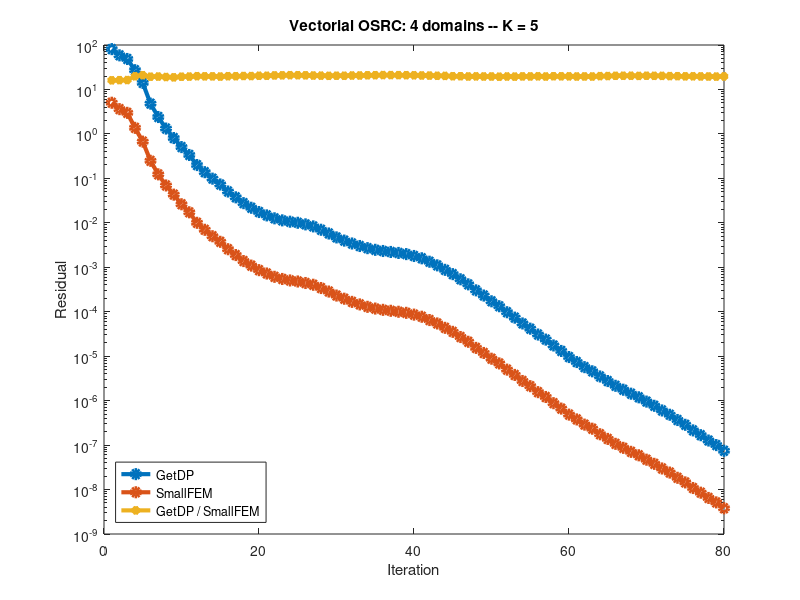

Here is the MATLAB script that generated this plot:
%%%%%%%%%%%%%%%%%%%%%%%%%%%%%%%
%% GetDP vs SmallFEM         %%
%% Vectorial OSRC: 4 domains %%
%% K = 5                     %%
%%%%%%%%%%%%%%%%%%%%%%%%%%%%%%%

clear all;
close all;

getdp = ...
    [
        8.074052888114e+01
        5.854450379978e+01
        4.847226380087e+01
        2.711903317603e+01
        1.404929094389e+01
        4.795620917781e+00
        2.399736949100e+00
        1.318563505668e+00
        8.073962544727e-01
        5.054213146603e-01
        3.358908151167e-01
        1.992707302535e-01
        1.377351340290e-01
        9.852786294699e-02
        7.293091523118e-02
        5.062912766782e-02
        3.743905252999e-02
        2.769765533846e-02
        2.182073811755e-02
        1.748957637286e-02
        1.468875591054e-02
        1.262805347282e-02
        1.135897952824e-02
        1.060236607605e-02
        1.002653880076e-02
        9.228196308493e-03
        8.312024355137e-03
        6.981088388394e-03
        5.753568241856e-03
        4.695918328888e-03
        3.983443593140e-03
        3.428105683171e-03
        3.009378998470e-03
        2.692583585572e-03
        2.469938534316e-03
        2.324060980981e-03
        2.210425442217e-03
        2.099657601455e-03
        1.978011731839e-03
        1.794409053335e-03
        1.592415601071e-03
        1.333095187451e-03
        1.104504126732e-03
        8.759874233617e-04
        7.008330823270e-04
        5.368751129804e-04
        4.129869504096e-04
        3.027460309271e-04
        2.313171319368e-04
        1.717579470100e-04
        1.329271082588e-04
        9.750291829143e-05
        7.360106150519e-05
        5.448971983406e-05
        4.155170380206e-05
        3.069059134656e-05
        2.361700377026e-05
        1.741892062353e-05
        1.310617205467e-05
        9.565907874253e-06
        7.391028390413e-06
        5.667853296848e-06
        4.569049729449e-06
        3.498889016017e-06
        2.757599607281e-06
        2.158100317314e-06
        1.760211404825e-06
        1.433668707604e-06
        1.188066186308e-06
        9.522170195994e-07
        7.659778486025e-07
        6.014288424667e-07
        4.814439092626e-07
        3.667191612091e-07
        2.860752346918e-07
        2.141392544956e-07
        1.670793488309e-07
        1.266963075558e-07
        1.000322766746e-07
        7.449658062455e-08
    ];

smallfem = ...
    [
        5.024887230068e+00
        3.606998523206e+00
        2.977109690864e+00
        1.369313444296e+00
        6.707962579821e-01
        2.481236947475e-01
        1.230870059015e-01
        6.924046863191e-02
        4.304934329926e-02
        2.615664972015e-02
        1.725333424850e-02
        1.001259986608e-02
        6.971309164111e-03
        4.991370916727e-03
        3.740559466500e-03
        2.548254575769e-03
        1.883094929715e-03
        1.379457761357e-03
        1.089837206814e-03
        8.613406737186e-04
        7.240078444886e-04
        6.100646724682e-04
        5.456498315518e-04
        5.054945734909e-04
        4.789094814203e-04
        4.426528221683e-04
        4.042365442329e-04
        3.414627512884e-04
        2.845140593599e-04
        2.312404549531e-04
        1.961872131223e-04
        1.665464261784e-04
        1.459851980439e-04
        1.288872916697e-04
        1.178739219554e-04
        1.102863208431e-04
        1.049885459881e-04
        9.980068268184e-05
        9.438811960572e-05
        8.607533701996e-05
        7.715747268001e-05
        6.500938743734e-05
        5.446000722895e-05
        4.343168123832e-05
        3.528171088914e-05
        2.699536679470e-05
        2.108213987284e-05
        1.537121242512e-05
        1.181226257890e-05
        8.771647567235e-06
        6.871242863492e-06
        4.983960115892e-06
        3.785959603541e-06
        2.766618792936e-06
        2.115041346222e-06
        1.553045003372e-06
        1.207924934407e-06
        8.765440946843e-07
        6.623911355654e-07
        4.850621633815e-07
        3.778360033976e-07
        2.887612863662e-07
        2.336028504472e-07
        1.753409871200e-07
        1.377238485360e-07
        1.066861116665e-07
        8.669286336430e-08
        7.053220375004e-08
        5.894300629671e-08
        4.694166072010e-08
        3.786906534291e-08
        2.977234351318e-08
        2.409566143519e-08
        1.838477442433e-08
        1.447847133679e-08
        1.082617705195e-08
        8.501486892040e-09
        6.474474140035e-09
        5.140004697850e-09
        3.792439157406e-09
    ];

it = [1:size(smallfem, 1)];

semilogy(it, ...
         getdp,             '-o', 'linewidth', 3, ...
         smallfem,          '-o', 'linewidth', 3, ...
         getdp ./ smallfem, '-*', 'linewidth', 3);
legend({'GetDP', 'SmallFEM', 'GetDP / SmallFEM'}, 'location', 'SouthWest');
title('Vectorial OSRC: 4 domains -- K = 5');
xlabel('Iteration');
ylabel('Residual');

print('vosrc5.png');
